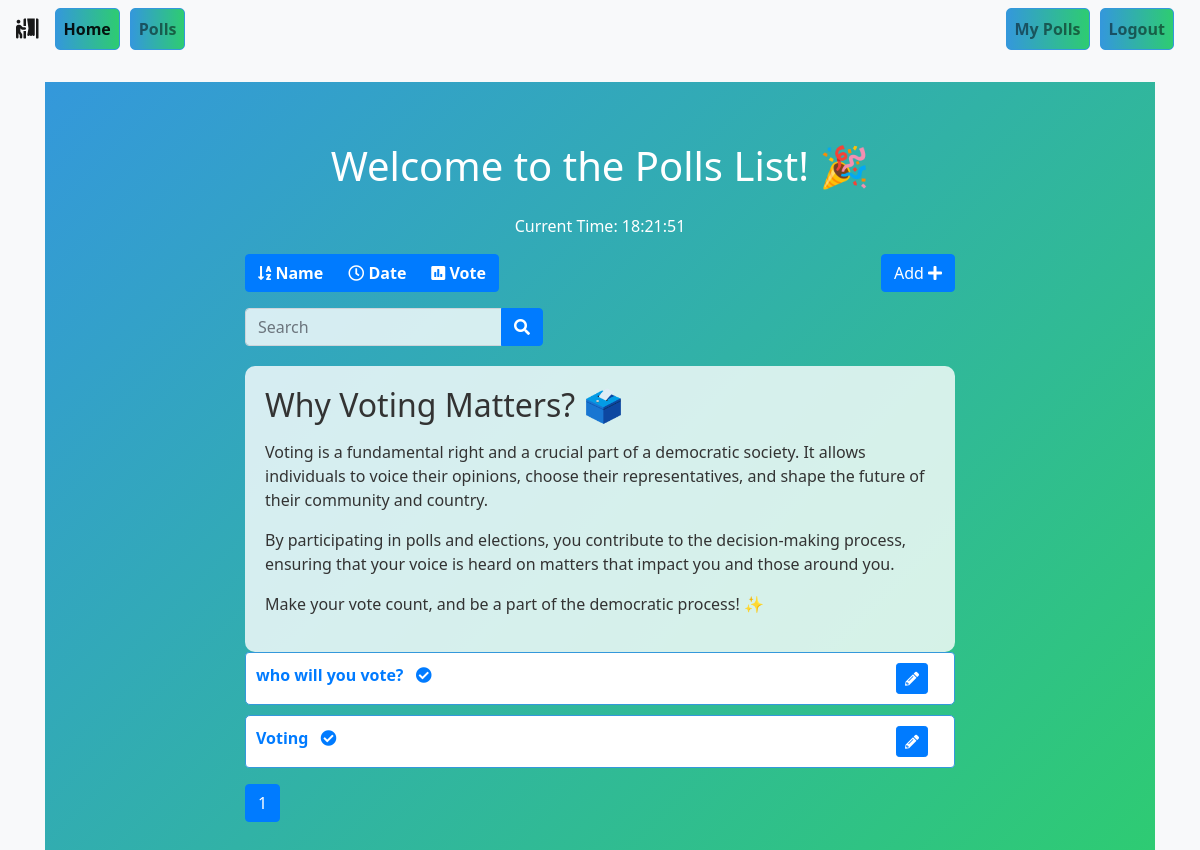
Screenshot of /polls/list/ (signed in) with the database file from the repository.
### polls/models.py (models this page shows, shortened)
class Poll(models.Model):
    owner = models.ForeignKey(User, on_delete=models.CASCADE)
    text = models.TextField()
    pub_date = models.DateTimeField(default=timezone.now)
    active = models.BooleanField(default=True)

### polls/views.py (the view)
# urls.py: path('list/', views.polls_list, name='list'),
@login_required()
def polls_list(request):
    all_polls = Poll.objects.all()
    search_term = ''
    if 'name' in request.GET:
        all_polls = all_polls.order_by('text')
    if 'date' in request.GET:
        all_polls = all_polls.order_by('pub_date')
    if 'vote' in request.GET:
        all_polls = all_polls.annotate(Count('vote')).order_by('vote__count')
    if 'search' in request.GET:
        search_term = request.GET['search']
        all_polls = all_polls.filter(text__icontains=search_term)
    paginator = Paginator(all_polls, 6)  # Show 6 contacts per page
    page = request.GET.get('page')
    polls = paginator.get_page(page)
    get_dict_copy = request.GET.copy()
    params = get_dict_copy.pop('page', True) and get_dict_copy.urlencode()
    print(params)
    context = {
        'polls': polls,
        'params': params,
        'search_term': search_term,
    }
    return render(request, 'polls/polls_list.html', context)

### polls/templates/polls/polls_list.html (shortened to what this page needs)
{% extends 'base.html' %}
{% block content %}
<div class="container-fluid" style="height: 100vh; background: linear-gradient(135deg, #3498db, #2ecc71); color: #fff;">
    <div class="row justify-content-center align-items-center" style="height: 100%;">
        <div class="col-md-8">
            <h1 class="text-center mt-3 mb-4">Welcome to the Polls List! 🎉</h1>
            <p class="text-center">Current Time: <span id="current-time"></span></p>
            <div class="btn-group mb-3" role="group" aria-label="Sort Buttons">
                <a class="btn btn-{% if 'name' in request.GET %}warning{% else %}primary{% endif %} glossy" href="?name=True"
                    role="button"><i class="fas fa-sort-alpha-down"></i> Name</a>
                <a class="btn btn-{% if 'date' in request.GET %}warning{% else %}primary{% endif %} glossy" href="?date=True"
                    role="button"><i class="far fa-clock"></i> Date</a>
                <a class="btn btn-{% if 'vote' in request.GET %}warning{% else %}primary{% endif %} glossy" href="?vote=True"
                    role="button"><i class="fas fa-poll"></i> Vote</a>
            </div>
            <a class="btn btn-primary mb-3 float-right glossy-hover" href="{% url 'polls:add' %}" role="button">Add <i class="fas fa-plus"></i></a>
            <form class="form-inline mb-3">
                <div class="input-group">
                    <input type="search" class="form-control glossy-input" name="search" placeholder="Search" value="{{ search_term }}">
                    <div class="input-group-append">
                        <button type="submit" class="btn btn-primary glossy-hover"><i class="fas fa-search"></i></button>
                    </div>
                </div>
            </form>
            <div class="content-about-voting text-dark">
                <h2 class="mb-3">Why Voting Matters? 🗳️</h2>
                <p>Voting is a fundamental right and a crucial part of a democratic society. It allows individuals to voice their opinions, choose their representatives, and shape the future of their community and country.</p>
                <p>By participating in polls and elections, you contribute to the decision-making process, ensuring that your voice is heard on matters that impact you and those around you.</p>
                <p>Make your vote count, and be a part of the democratic process! ✨</p>
            </div>
            <div class="list-group">
                {% for poll in polls %}
                <div class="list-group-item glossy">
                    <a href="{% url 'polls:detail' poll.id %}">
                        {{ poll.text|truncatewords:5 }}
                        {% if not poll.active %}
                        <i class="fas fa-check-circle ml-2"></i>
                        {% endif %}
                    </a>
                    {% if request.user == poll.owner %}
                    <a href="{% url 'polls:edit' poll.id %}" class="mr-3 float-right btn btn-primary btn-sm glossy-hover"
                        data-toggle="tooltip" data-placement="top" title="Edit Poll">
                        <i class="fas fa-pencil-alt"></i>
                    </a>
                    {% endif %}
                </div>
                {% endfor %}
            </div>
            <nav class="mt-3">
                <ul class="pagination">
                    <li class="page-item active glossy-hover"><a class="page-link" href="">{{ polls.number }}</a></li>
                </ul>
            </nav>
        </div>
    </div>
</div>
{% endblock content %}

### templates/base.html (style rules this page uses)
body { background-color: #f8f9fa; color: #495057; font-family: 'Segoe UI', Tahoma, Geneva, Verdana, sans-serif; margin: 0; padding: 0; }

### polls/templates/polls/polls_list.html (style rules this page uses)
.glossy { transition: background 0.3s ease, color 0.3s ease, transform 0.2s ease; font-weight: bold; }
.glossy-input { background-color: rgba(255, 255, 255, 0.8); }
.content-about-voting { background: rgba(255, 255, 255, 0.8); border-radius: 10px; padding: 20px; margin-top: 20px; }
.content-about-voting h2 { color: #333; }
.content-about-voting p { color: #333; }
.list-group-item { border: 1px solid #3498db; border-radius: 5px; margin-bottom: 10px; padding: 10px; }
.pagination .page-link { border: 1px solid #3498db; border-radius: 5px; margin: 0 2px; }

### rows the page displays
Poll: text "who will you vote?", active False (drawn)
Poll: text "Voting", active False (drawn)

### other values shown
{{ polls.number }} "1"
